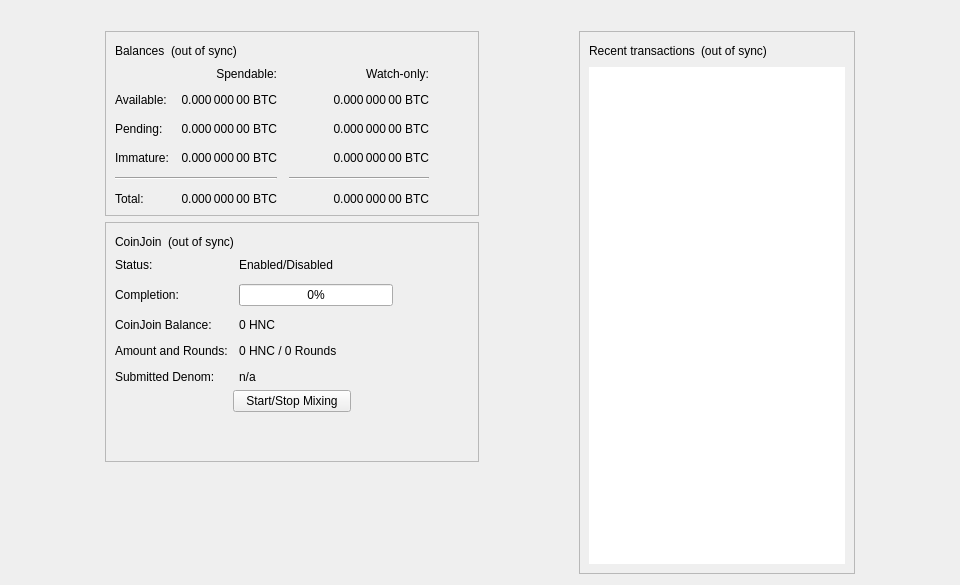
<?xml version="1.0" encoding="UTF-8"?>
<ui version="4.0">
 <class>OverviewPage</class>
 <widget class="QWidget" name="OverviewPage">
  <property name="geometry">
   <rect>
    <x>0</x>
    <y>0</y>
    <width>960</width>
    <height>585</height>
   </rect>
  </property>
  <property name="minimumSize">
   <size>
    <width>960</width>
    <height>0</height>
   </size>
  </property>
  <property name="windowTitle">
   <string>Form</string>
  </property>
  <layout class="QVBoxLayout" name="topLayout">
   <item>
    <widget class="QLabel" name="labelAlerts">
     <property name="visible">
      <bool>false</bool>
     </property>
     <property name="wordWrap">
      <bool>true</bool>
     </property>
     <property name="margin">
      <number>3</number>
     </property>
     <property name="textInteractionFlags">
      <set>Qt::TextSelectableByMouse</set>
     </property>
    </widget>
   </item>
   <item>
    <layout class="QHBoxLayout" name="horizontalLayout" stretch="1,0,1,0,1">
     <item>
      <spacer name="horizontalSpacerLeft">
       <property name="orientation">
        <enum>Qt::Horizontal</enum>
       </property>
       <property name="sizeType">
        <enum>QSizePolicy::Preferred</enum>
       </property>
       <property name="sizeHint" stdset="0">
        <size>
         <width>10</width>
         <height>20</height>
        </size>
       </property>
      </spacer>
     </item>
     <item>
      <layout class="QVBoxLayout" name="verticalLayout_2">
       <item>
        <widget class="QFrame" name="frame">
         <property name="frameShape">
          <enum>QFrame::StyledPanel</enum>
         </property>
         <property name="frameShadow">
          <enum>QFrame::Raised</enum>
         </property>
         <layout class="QVBoxLayout" name="verticalLayout_4">
          <item>
           <layout class="QHBoxLayout" name="horizontalLayout_4">
            <item>
             <widget class="QLabel" name="label_5">
              <property name="text">
               <string>Balances</string>
              </property>
             </widget>
            </item>
            <item>
             <widget class="QLabel" name="labelWalletStatus">
              <property name="toolTip">
               <string>The displayed information may be out of date. Your wallet automatically synchronizes with the HellenicCoin network after a connection is established, but this process has not completed yet.</string>
              </property>
              <property name="text">
               <string notr="true">(out of sync)</string>
              </property>
              <property name="alignment">
               <set>Qt::AlignLeading|Qt::AlignLeft|Qt::AlignVCenter</set>
              </property>
             </widget>
            </item>
            <item>
             <spacer name="horizontalSpacer_3">
              <property name="orientation">
               <enum>Qt::Horizontal</enum>
              </property>
              <property name="sizeHint" stdset="0">
               <size>
                <width>40</width>
                <height>20</height>
               </size>
              </property>
             </spacer>
            </item>
           </layout>
          </item>
          <item>
           <layout class="QGridLayout" name="gridLayout">
            <property name="spacing">
             <number>12</number>
            </property>
            <item row="2" column="2">
             <widget class="QLabel" name="labelWatchPending">
              <property name="cursor">
               <cursorShape>IBeamCursor</cursorShape>
              </property>
              <property name="toolTip">
               <string>Unconfirmed transactions to watch-only addresses</string>
              </property>
              <property name="text">
               <string notr="true">0.000 000 00 BTC</string>
              </property>
              <property name="alignment">
               <set>Qt::AlignRight|Qt::AlignTrailing|Qt::AlignVCenter</set>
              </property>
              <property name="textInteractionFlags">
               <set>Qt::LinksAccessibleByMouse|Qt::TextSelectableByKeyboard|Qt::TextSelectableByMouse</set>
              </property>
             </widget>
            </item>
            <item row="2" column="1">
             <widget class="QLabel" name="labelUnconfirmed">
              <property name="cursor">
               <cursorShape>IBeamCursor</cursorShape>
              </property>
              <property name="toolTip">
               <string>Total of transactions that have yet to be confirmed, and do not yet count toward the spendable balance</string>
              </property>
              <property name="text">
               <string notr="true">0.000 000 00 BTC</string>
              </property>
              <property name="alignment">
               <set>Qt::AlignRight|Qt::AlignTrailing|Qt::AlignVCenter</set>
              </property>
              <property name="textInteractionFlags">
               <set>Qt::LinksAccessibleByMouse|Qt::TextSelectableByKeyboard|Qt::TextSelectableByMouse</set>
              </property>
             </widget>
            </item>
            <item row="3" column="2">
             <widget class="QLabel" name="labelWatchImmature">
              <property name="cursor">
               <cursorShape>IBeamCursor</cursorShape>
              </property>
              <property name="toolTip">
               <string>Mined balance in watch-only addresses that has not yet matured</string>
              </property>
              <property name="text">
               <string notr="true">0.000 000 00 BTC</string>
              </property>
              <property name="alignment">
               <set>Qt::AlignRight|Qt::AlignTrailing|Qt::AlignVCenter</set>
              </property>
              <property name="textInteractionFlags">
               <set>Qt::LinksAccessibleByMouse|Qt::TextSelectableByKeyboard|Qt::TextSelectableByMouse</set>
              </property>
             </widget>
            </item>
            <item row="4" column="0" colspan="2">
             <widget class="Line" name="lineSpendableBalance">
              <property name="orientation">
               <enum>Qt::Horizontal</enum>
              </property>
             </widget>
            </item>
            <item row="4" column="2">
             <widget class="Line" name="lineWatchBalance">
              <property name="sizePolicy">
               <sizepolicy hsizetype="Preferred" vsizetype="Fixed">
                <horstretch>0</horstretch>
                <verstretch>0</verstretch>
               </sizepolicy>
              </property>
              <property name="minimumSize">
               <size>
                <width>140</width>
                <height>0</height>
               </size>
              </property>
              <property name="orientation">
               <enum>Qt::Horizontal</enum>
              </property>
             </widget>
            </item>
            <item row="5" column="0">
             <widget class="QLabel" name="labelTotalText">
              <property name="text">
               <string>Total:</string>
              </property>
             </widget>
            </item>
            <item row="3" column="1">
             <widget class="QLabel" name="labelImmature">
              <property name="cursor">
               <cursorShape>IBeamCursor</cursorShape>
              </property>
              <property name="toolTip">
               <string>Mined balance that has not yet matured</string>
              </property>
              <property name="text">
               <string notr="true">0.000 000 00 BTC</string>
              </property>
              <property name="alignment">
               <set>Qt::AlignRight|Qt::AlignTrailing|Qt::AlignVCenter</set>
              </property>
              <property name="textInteractionFlags">
               <set>Qt::LinksAccessibleByMouse|Qt::TextSelectableByKeyboard|Qt::TextSelectableByMouse</set>
              </property>
             </widget>
            </item>
            <item row="2" column="3">
             <spacer name="horizontalSpacer_2">
              <property name="orientation">
               <enum>Qt::Horizontal</enum>
              </property>
              <property name="sizeHint" stdset="0">
               <size>
                <width>40</width>
                <height>20</height>
               </size>
              </property>
             </spacer>
            </item>
            <item row="3" column="0">
             <widget class="QLabel" name="labelImmatureText">
              <property name="text">
               <string>Immature:</string>
              </property>
             </widget>
            </item>
            <item row="5" column="1">
             <widget class="QLabel" name="labelTotal">
              <property name="cursor">
               <cursorShape>IBeamCursor</cursorShape>
              </property>
              <property name="toolTip">
               <string>Your current total balance</string>
              </property>
              <property name="text">
               <string notr="true">0.000 000 00 BTC</string>
              </property>
              <property name="alignment">
               <set>Qt::AlignRight|Qt::AlignTrailing|Qt::AlignVCenter</set>
              </property>
              <property name="textInteractionFlags">
               <set>Qt::LinksAccessibleByMouse|Qt::TextSelectableByKeyboard|Qt::TextSelectableByMouse</set>
              </property>
             </widget>
            </item>
            <item row="5" column="2">
             <widget class="QLabel" name="labelWatchTotal">
              <property name="cursor">
               <cursorShape>IBeamCursor</cursorShape>
              </property>
              <property name="toolTip">
               <string>Current total balance in watch-only addresses</string>
              </property>
              <property name="text">
               <string notr="true">0.000 000 00 BTC</string>
              </property>
              <property name="alignment">
               <set>Qt::AlignRight|Qt::AlignTrailing|Qt::AlignVCenter</set>
              </property>
              <property name="textInteractionFlags">
               <set>Qt::LinksAccessibleByMouse|Qt::TextSelectableByKeyboard|Qt::TextSelectableByMouse</set>
              </property>
             </widget>
            </item>
            <item row="0" column="2">
             <widget class="QLabel" name="labelWatchonly">
              <property name="text">
               <string>Watch-only:</string>
              </property>
              <property name="alignment">
               <set>Qt::AlignRight|Qt::AlignTrailing|Qt::AlignVCenter</set>
              </property>
             </widget>
            </item>
            <item row="1" column="0">
             <widget class="QLabel" name="labelBalanceText">
              <property name="text">
               <string>Available:</string>
              </property>
             </widget>
            </item>
            <item row="1" column="1">
             <widget class="QLabel" name="labelBalance">
              <property name="cursor">
               <cursorShape>IBeamCursor</cursorShape>
              </property>
              <property name="toolTip">
               <string>Your current spendable balance</string>
              </property>
              <property name="text">
               <string notr="true">0.000 000 00 BTC</string>
              </property>
              <property name="alignment">
               <set>Qt::AlignRight|Qt::AlignTrailing|Qt::AlignVCenter</set>
              </property>
              <property name="textInteractionFlags">
               <set>Qt::LinksAccessibleByMouse|Qt::TextSelectableByKeyboard|Qt::TextSelectableByMouse</set>
              </property>
             </widget>
            </item>
            <item row="1" column="2">
             <widget class="QLabel" name="labelWatchAvailable">
              <property name="cursor">
               <cursorShape>IBeamCursor</cursorShape>
              </property>
              <property name="toolTip">
               <string>Your current balance in watch-only addresses</string>
              </property>
              <property name="text">
               <string notr="true">0.000 000 00 BTC</string>
              </property>
              <property name="alignment">
               <set>Qt::AlignRight|Qt::AlignTrailing|Qt::AlignVCenter</set>
              </property>
              <property name="textInteractionFlags">
               <set>Qt::LinksAccessibleByMouse|Qt::TextSelectableByKeyboard|Qt::TextSelectableByMouse</set>
              </property>
             </widget>
            </item>
            <item row="2" column="0">
             <widget class="QLabel" name="labelPendingText">
              <property name="text">
               <string>Pending:</string>
              </property>
             </widget>
            </item>
            <item row="0" column="1">
             <widget class="QLabel" name="labelSpendable">
              <property name="text">
               <string>Spendable:</string>
              </property>
              <property name="alignment">
               <set>Qt::AlignRight|Qt::AlignTrailing|Qt::AlignVCenter</set>
              </property>
             </widget>
            </item>
           </layout>
          </item>
         </layout>
        </widget>
       </item>
       <item>
        <widget class="QFrame" name="frameCoinJoin">
         <property name="layoutDirection">
          <enum>Qt::LeftToRight</enum>
         </property>
         <property name="frameShape">
          <enum>QFrame::StyledPanel</enum>
         </property>
         <property name="frameShadow">
          <enum>QFrame::Raised</enum>
         </property>
         <layout class="QVBoxLayout" name="VerticalLayout_PS1">
          <item>
           <layout class="QHBoxLayout" name="horizontalLayout_5">
            <item>
             <widget class="QLabel" name="labelCoinJoinHeader">
              <property name="text">
               <string notr="true">CoinJoin</string>
              </property>
             </widget>
            </item>
            <item>
             <widget class="QLabel" name="labelCoinJoinSyncStatus">
              <property name="toolTip">
               <string>The displayed information may be out of date. Your wallet automatically synchronizes with the HellenicCoin network after a connection is established, but this process has not completed yet.</string>
              </property>
              <property name="text">
               <string notr="true">(out of sync)</string>
              </property>
              <property name="alignment">
               <set>Qt::AlignLeading|Qt::AlignLeft|Qt::AlignVCenter</set>
              </property>
             </widget>
            </item>
            <item>
             <spacer name="horizontalSpacer_4">
              <property name="orientation">
               <enum>Qt::Horizontal</enum>
              </property>
              <property name="sizeHint" stdset="0">
               <size>
                <width>40</width>
                <height>20</height>
               </size>
              </property>
             </spacer>
            </item>
           </layout>
          </item>
          <item>
           <layout class="QFormLayout" name="coinJoinFormLayout">
            <property name="fieldGrowthPolicy">
             <enum>QFormLayout::AllNonFixedFieldsGrow</enum>
            </property>
            <property name="horizontalSpacing">
             <number>11</number>
            </property>
            <property name="verticalSpacing">
             <number>12</number>
            </property>
            <item row="0" column="0">
             <widget class="QLabel" name="labelCoinJoinEnabledText">
              <property name="text">
               <string>Status:</string>
              </property>
             </widget>
            </item>
            <item row="0" column="1">
             <widget class="QLabel" name="labelCoinJoinEnabled">
              <property name="text">
               <string>Enabled/Disabled</string>
              </property>
             </widget>
            </item>
            <item row="1" column="0">
             <widget class="QLabel" name="labelCompletitionText">
              <property name="text">
               <string>Completion:</string>
              </property>
             </widget>
            </item>
            <item row="1" column="1">
             <widget class="QProgressBar" name="coinJoinProgress">
              <property name="maximumSize">
               <size>
                <width>154</width>
                <height>16777215</height>
               </size>
              </property>
              <property name="value">
               <number>0</number>
              </property>
             </widget>
            </item>
            <item row="2" column="0">
             <widget class="QLabel" name="labelAnonymizedText">
              <property name="text">
               <string notr="true">CoinJoin Balance:</string>
              </property>
             </widget>
            </item>
            <item row="2" column="1">
             <widget class="QLabel" name="labelAnonymized">
              <property name="text">
               <string notr="true">0 HNC</string>
              </property>
             </widget>
            </item>
            <item row="3" column="0">
             <widget class="QLabel" name="labelAmountAndRoundsText">
              <property name="text">
               <string>Amount and Rounds:</string>
              </property>
             </widget>
            </item>
            <item row="3" column="1">
             <widget class="QLabel" name="labelAmountRounds">
              <property name="text">
               <string>0 HNC / 0 Rounds</string>
              </property>
             </widget>
            </item>
            <item row="4" column="0">
             <widget class="QLabel" name="labelSubmittedDenomText">
              <property name="text">
               <string>Submitted Denom:</string>
              </property>
             </widget>
            </item>
            <item row="4" column="1">
             <widget class="QLabel" name="labelSubmittedDenom">
              <property name="toolTip">
               <string>The denominations you submitted to the Masternode.&lt;br&gt;To mix, other users must submit the exact same denominations.</string>
              </property>
              <property name="text">
               <string>n/a</string>
              </property>
              <property name="wordWrap">
               <bool>true</bool>
              </property>
             </widget>
            </item>
           </layout>
          </item>
          <item>
           <layout class="QVBoxLayout" name="VerticalLayout_PS">
            <item>
             <layout class="QHBoxLayout" name="horizontalLayout_3">
              <property name="topMargin">
               <number>0</number>
              </property>
              <item>
               <spacer name="horizontalSpacer_5">
                <property name="orientation">
                 <enum>Qt::Horizontal</enum>
                </property>
                <property name="sizeHint" stdset="0">
                 <size>
                  <width>40</width>
                  <height>20</height>
                 </size>
                </property>
               </spacer>
              </item>
              <item>
               <widget class="QPushButton" name="toggleCoinJoin">
                <property name="sizePolicy">
                 <sizepolicy hsizetype="MinimumExpanding" vsizetype="Fixed">
                  <horstretch>0</horstretch>
                  <verstretch>0</verstretch>
                 </sizepolicy>
                </property>
                <property name="text">
                 <string>Start/Stop Mixing</string>
                </property>
               </widget>
              </item>
              <item>
               <spacer name="horizontalSpacer_6">
                <property name="orientation">
                 <enum>Qt::Horizontal</enum>
                </property>
                <property name="sizeHint" stdset="0">
                 <size>
                  <width>40</width>
                  <height>20</height>
                 </size>
                </property>
               </spacer>
              </item>
             </layout>
            </item>
            <item>
             <spacer name="verticalSpacer_3">
              <property name="orientation">
               <enum>Qt::Vertical</enum>
              </property>
              <property name="sizeHint" stdset="0">
               <size>
                <width>20</width>
                <height>40</height>
               </size>
              </property>
             </spacer>
            </item>
           </layout>
          </item>
         </layout>
        </widget>
       </item>
       <item>
        <spacer name="verticalSpacer">
         <property name="orientation">
          <enum>Qt::Vertical</enum>
         </property>
         <property name="sizeHint" stdset="0">
          <size>
           <width>20</width>
           <height>40</height>
          </size>
         </property>
        </spacer>
       </item>
      </layout>
     </item>
     <item>
      <spacer name="horizontalSpacerCenter">
       <property name="orientation">
        <enum>Qt::Horizontal</enum>
       </property>
       <property name="sizeHint" stdset="0">
        <size>
         <width>10</width>
         <height>20</height>
        </size>
       </property>
      </spacer>
     </item>
     <item>
      <layout class="QVBoxLayout" name="verticalLayout_3">
       <item>
        <widget class="QFrame" name="frame_2">
         <property name="frameShape">
          <enum>QFrame::StyledPanel</enum>
         </property>
         <property name="frameShadow">
          <enum>QFrame::Raised</enum>
         </property>
         <layout class="QVBoxLayout" name="verticalLayout">
          <item>
           <layout class="QHBoxLayout" name="horizontalLayout_2">
            <item>
             <widget class="QLabel" name="label_4">
              <property name="text">
               <string>Recent transactions</string>
              </property>
             </widget>
            </item>
            <item>
             <widget class="QLabel" name="labelTransactionsStatus">
              <property name="toolTip">
               <string>The displayed information may be out of date. Your wallet automatically synchronizes with the HellenicCoin network after a connection is established, but this process has not completed yet.</string>
              </property>
              <property name="text">
               <string notr="true">(out of sync)</string>
              </property>
              <property name="alignment">
               <set>Qt::AlignLeading|Qt::AlignLeft|Qt::AlignVCenter</set>
              </property>
             </widget>
            </item>
            <item>
             <spacer name="horizontalSpacer">
              <property name="orientation">
               <enum>Qt::Horizontal</enum>
              </property>
              <property name="sizeHint" stdset="0">
               <size>
                <width>40</width>
                <height>20</height>
               </size>
              </property>
             </spacer>
            </item>
           </layout>
          </item>
          <item>
           <widget class="QListView" name="listTransactions">
            <property name="frameShape">
             <enum>QFrame::NoFrame</enum>
            </property>
            <property name="verticalScrollBarPolicy">
             <enum>Qt::ScrollBarAlwaysOff</enum>
            </property>
            <property name="horizontalScrollBarPolicy">
             <enum>Qt::ScrollBarAlwaysOff</enum>
            </property>
            <property name="selectionMode">
             <enum>QAbstractItemView::NoSelection</enum>
            </property>
           </widget>
          </item>
         </layout>
        </widget>
       </item>
      </layout>
     </item>
     <item>
      <spacer name="horizontalSpacerRight">
       <property name="orientation">
        <enum>Qt::Horizontal</enum>
       </property>
       <property name="sizeType">
        <enum>QSizePolicy::Preferred</enum>
       </property>
       <property name="sizeHint" stdset="0">
        <size>
         <width>10</width>
         <height>20</height>
        </size>
       </property>
      </spacer>
     </item>
    </layout>
   </item>
  </layout>
 </widget>
 <resources/>
 <connections/>
</ui>
